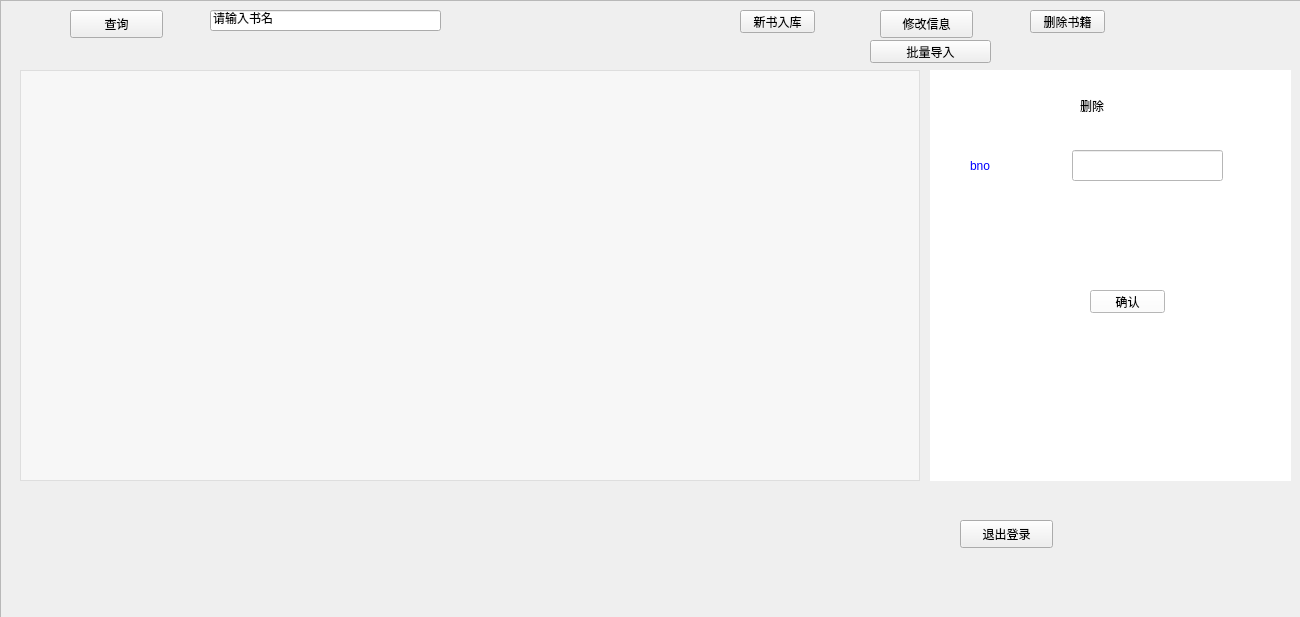
<?xml version="1.0" encoding="UTF-8"?>
<ui version="4.0">
 <class>mainPage</class>
 <widget class="QWidget" name="mainPage">
  <property name="geometry">
   <rect>
    <x>0</x>
    <y>0</y>
    <width>1300</width>
    <height>617</height>
   </rect>
  </property>
  <property name="windowTitle">
   <string>Form</string>
  </property>
  <property name="styleSheet">
   <string notr="true"/>
  </property>
  <widget class="QFrame" name="frame">
   <property name="geometry">
    <rect>
     <x>0</x>
     <y>0</y>
     <width>1800</width>
     <height>641</height>
    </rect>
   </property>
   <property name="styleSheet">
    <string notr="true">#frame{

background-image: url(:/background4.jpg);}</string>
   </property>
   <property name="frameShape">
    <enum>QFrame::StyledPanel</enum>
   </property>
   <property name="frameShadow">
    <enum>QFrame::Raised</enum>
   </property>
   <widget class="QPushButton" name="pushButton">
    <property name="geometry">
     <rect>
      <x>740</x>
      <y>10</y>
      <width>75</width>
      <height>23</height>
     </rect>
    </property>
    <property name="text">
     <string>新书入库</string>
    </property>
   </widget>
   <widget class="QPushButton" name="pushButton_2">
    <property name="geometry">
     <rect>
      <x>1030</x>
      <y>10</y>
      <width>75</width>
      <height>23</height>
     </rect>
    </property>
    <property name="text">
     <string>删除书籍</string>
    </property>
   </widget>
   <widget class="QPushButton" name="pushButton_5">
    <property name="geometry">
     <rect>
      <x>70</x>
      <y>10</y>
      <width>93</width>
      <height>28</height>
     </rect>
    </property>
    <property name="text">
     <string>查询</string>
    </property>
   </widget>
   <widget class="QLineEdit" name="searchbox">
    <property name="geometry">
     <rect>
      <x>210</x>
      <y>10</y>
      <width>231</width>
      <height>21</height>
     </rect>
    </property>
    <property name="text">
     <string>请输入书名</string>
    </property>
   </widget>
   <widget class="QPushButton" name="pushButton_7">
    <property name="geometry">
     <rect>
      <x>880</x>
      <y>10</y>
      <width>93</width>
      <height>28</height>
     </rect>
    </property>
    <property name="text">
     <string>修改信息</string>
    </property>
   </widget>
   <widget class="QStackedWidget" name="controlPage">
    <property name="geometry">
     <rect>
      <x>930</x>
      <y>70</y>
      <width>361</width>
      <height>411</height>
     </rect>
    </property>
    <property name="styleSheet">
     <string notr="true">background-color: rgb(255, 255, 255);</string>
    </property>
    <property name="currentIndex">
     <number>0</number>
    </property>
    <widget class="QWidget" name="page">
     <widget class="QLabel" name="label">
      <property name="geometry">
       <rect>
        <x>150</x>
        <y>20</y>
        <width>81</width>
        <height>31</height>
       </rect>
      </property>
      <property name="styleSheet">
       <string notr="true">color: rgb(0, 0, 0);
font: 75 20pt &quot;Agency FB&quot;;</string>
      </property>
      <property name="text">
       <string>删除</string>
      </property>
     </widget>
     <widget class="QLabel" name="label_8">
      <property name="geometry">
       <rect>
        <x>40</x>
        <y>80</y>
        <width>71</width>
        <height>31</height>
       </rect>
      </property>
      <property name="styleSheet">
       <string notr="true">font: 12pt rgb(255, 0, 0)&quot;Agency FB&quot;;
color: rgb(0, 0, 255);</string>
      </property>
      <property name="text">
       <string>bno</string>
      </property>
     </widget>
     <widget class="QLineEdit" name="delename">
      <property name="geometry">
       <rect>
        <x>142</x>
        <y>80</y>
        <width>151</width>
        <height>31</height>
       </rect>
      </property>
      <property name="placeholderText">
       <string/>
      </property>
     </widget>
     <widget class="QPushButton" name="pushButton_4">
      <property name="geometry">
       <rect>
        <x>160</x>
        <y>220</y>
        <width>75</width>
        <height>23</height>
       </rect>
      </property>
      <property name="styleSheet">
       <string notr="true">color: rgb(0, 0,0);</string>
      </property>
      <property name="text">
       <string>确认</string>
      </property>
     </widget>
    </widget>
    <widget class="QWidget" name="page_2">
     <widget class="QLineEdit" name="bnoBox">
      <property name="geometry">
       <rect>
        <x>170</x>
        <y>60</y>
        <width>131</width>
        <height>20</height>
       </rect>
      </property>
      <property name="placeholderText">
       <string/>
      </property>
     </widget>
     <widget class="QLabel" name="label_2">
      <property name="geometry">
       <rect>
        <x>170</x>
        <y>20</y>
        <width>121</width>
        <height>20</height>
       </rect>
      </property>
      <property name="styleSheet">
       <string notr="true">color: rgb(0, 0, 0);</string>
      </property>
      <property name="text">
       <string>入库新书</string>
      </property>
     </widget>
     <widget class="QLabel" name="label_3">
      <property name="geometry">
       <rect>
        <x>80</x>
        <y>60</y>
        <width>71</width>
        <height>16</height>
       </rect>
      </property>
      <property name="styleSheet">
       <string notr="true">color: rgb(0, 0, 255);</string>
      </property>
      <property name="text">
       <string>bno（必填</string>
      </property>
     </widget>
     <widget class="QLabel" name="label_4">
      <property name="geometry">
       <rect>
        <x>80</x>
        <y>140</y>
        <width>61</width>
        <height>16</height>
       </rect>
      </property>
      <property name="styleSheet">
       <string notr="true">color: rgb(0, 0, 255);</string>
      </property>
      <property name="text">
       <string>作者</string>
      </property>
     </widget>
     <widget class="QLabel" name="label_5">
      <property name="geometry">
       <rect>
        <x>80</x>
        <y>180</y>
        <width>61</width>
        <height>16</height>
       </rect>
      </property>
      <property name="styleSheet">
       <string notr="true">color: rgb(0, 0, 255);</string>
      </property>
      <property name="text">
       <string>价格</string>
      </property>
     </widget>
     <widget class="QLabel" name="label_6">
      <property name="geometry">
       <rect>
        <x>70</x>
        <y>300</y>
        <width>81</width>
        <height>20</height>
       </rect>
      </property>
      <property name="styleSheet">
       <string notr="true">color: rgb(0, 0, 255);</string>
      </property>
      <property name="text">
       <string>种类</string>
      </property>
     </widget>
     <widget class="QLineEdit" name="titlebox">
      <property name="geometry">
       <rect>
        <x>170</x>
        <y>100</y>
        <width>131</width>
        <height>20</height>
       </rect>
      </property>
      <property name="placeholderText">
       <string/>
      </property>
     </widget>
     <widget class="QLineEdit" name="authorbox">
      <property name="geometry">
       <rect>
        <x>170</x>
        <y>140</y>
        <width>131</width>
        <height>20</height>
       </rect>
      </property>
      <property name="placeholderText">
       <string/>
      </property>
     </widget>
     <widget class="QPushButton" name="pushButton_3">
      <property name="geometry">
       <rect>
        <x>290</x>
        <y>370</y>
        <width>75</width>
        <height>23</height>
       </rect>
      </property>
      <property name="styleSheet">
       <string notr="true">color: rgb(0, 0,0);</string>
      </property>
      <property name="text">
       <string>确认</string>
      </property>
     </widget>
     <widget class="QLabel" name="label_12">
      <property name="geometry">
       <rect>
        <x>80</x>
        <y>100</y>
        <width>61</width>
        <height>16</height>
       </rect>
      </property>
      <property name="styleSheet">
       <string notr="true">color: rgb(0, 0, 255);</string>
      </property>
      <property name="text">
       <string>书名</string>
      </property>
     </widget>
     <widget class="QLineEdit" name="totalbox">
      <property name="geometry">
       <rect>
        <x>170</x>
        <y>220</y>
        <width>131</width>
        <height>20</height>
       </rect>
      </property>
      <property name="inputMask">
       <string/>
      </property>
      <property name="text">
       <string/>
      </property>
      <property name="placeholderText">
       <string/>
      </property>
     </widget>
     <widget class="QLabel" name="label_13">
      <property name="geometry">
       <rect>
        <x>70</x>
        <y>220</y>
        <width>101</width>
        <height>21</height>
       </rect>
      </property>
      <property name="styleSheet">
       <string notr="true">color: rgb(0, 0, 255);</string>
      </property>
      <property name="text">
       <string>总藏书</string>
      </property>
     </widget>
     <widget class="QLabel" name="label_14">
      <property name="geometry">
       <rect>
        <x>80</x>
        <y>260</y>
        <width>81</width>
        <height>20</height>
       </rect>
      </property>
      <property name="styleSheet">
       <string notr="true">color: rgb(0, 0, 255);</string>
      </property>
      <property name="text">
       <string>本馆剩余</string>
      </property>
     </widget>
     <widget class="QLineEdit" name="stockbox">
      <property name="geometry">
       <rect>
        <x>170</x>
        <y>260</y>
        <width>131</width>
        <height>20</height>
       </rect>
      </property>
      <property name="placeholderText">
       <string/>
      </property>
     </widget>
     <widget class="QLineEdit" name="categorybox">
      <property name="geometry">
       <rect>
        <x>170</x>
        <y>300</y>
        <width>131</width>
        <height>20</height>
       </rect>
      </property>
      <property name="inputMask">
       <string/>
      </property>
      <property name="text">
       <string/>
      </property>
      <property name="placeholderText">
       <string/>
      </property>
     </widget>
     <widget class="QLineEdit" name="pricebox">
      <property name="geometry">
       <rect>
        <x>170</x>
        <y>180</y>
        <width>131</width>
        <height>20</height>
       </rect>
      </property>
      <property name="placeholderText">
       <string/>
      </property>
     </widget>
     <widget class="QLabel" name="label_17">
      <property name="geometry">
       <rect>
        <x>70</x>
        <y>340</y>
        <width>72</width>
        <height>15</height>
       </rect>
      </property>
      <property name="styleSheet">
       <string notr="true">color: rgb(0, 0, 255);</string>
      </property>
      <property name="text">
       <string>出版社</string>
      </property>
     </widget>
     <widget class="QLineEdit" name="pressbox">
      <property name="geometry">
       <rect>
        <x>170</x>
        <y>340</y>
        <width>131</width>
        <height>20</height>
       </rect>
      </property>
      <property name="inputMask">
       <string/>
      </property>
      <property name="text">
       <string/>
      </property>
      <property name="placeholderText">
       <string/>
      </property>
     </widget>
    </widget>
    <widget class="QWidget" name="page_3">
     <widget class="QLabel" name="label_10">
      <property name="geometry">
       <rect>
        <x>151</x>
        <y>10</y>
        <width>81</width>
        <height>31</height>
       </rect>
      </property>
      <property name="styleSheet">
       <string notr="true">color: rgb(0, 0, 0);</string>
      </property>
      <property name="text">
       <string>修改</string>
      </property>
     </widget>
     <widget class="QPushButton" name="update">
      <property name="geometry">
       <rect>
        <x>240</x>
        <y>370</y>
        <width>93</width>
        <height>28</height>
       </rect>
      </property>
      <property name="styleSheet">
       <string notr="true">color: rgb(0, 0, 0);</string>
      </property>
      <property name="text">
       <string>确定</string>
      </property>
     </widget>
     <widget class="QLabel" name="label_15">
      <property name="geometry">
       <rect>
        <x>50</x>
        <y>90</y>
        <width>61</width>
        <height>16</height>
       </rect>
      </property>
      <property name="styleSheet">
       <string notr="true">color: rgb(0, 0, 255);</string>
      </property>
      <property name="text">
       <string>书名</string>
      </property>
     </widget>
     <widget class="QLabel" name="label_16">
      <property name="geometry">
       <rect>
        <x>50</x>
        <y>250</y>
        <width>81</width>
        <height>20</height>
       </rect>
      </property>
      <property name="styleSheet">
       <string notr="true">color: rgb(0, 0, 255);</string>
      </property>
      <property name="text">
       <string>本馆剩余</string>
      </property>
     </widget>
     <widget class="QLabel" name="label_11">
      <property name="geometry">
       <rect>
        <x>40</x>
        <y>290</y>
        <width>81</width>
        <height>20</height>
       </rect>
      </property>
      <property name="styleSheet">
       <string notr="true">color: rgb(0, 0, 255);</string>
      </property>
      <property name="text">
       <string>种类</string>
      </property>
     </widget>
     <widget class="QLabel" name="label_18">
      <property name="geometry">
       <rect>
        <x>40</x>
        <y>330</y>
        <width>72</width>
        <height>15</height>
       </rect>
      </property>
      <property name="styleSheet">
       <string notr="true">color: rgb(0, 0, 255);</string>
      </property>
      <property name="text">
       <string>出版社</string>
      </property>
     </widget>
     <widget class="QLineEdit" name="categorybox_2">
      <property name="geometry">
       <rect>
        <x>140</x>
        <y>290</y>
        <width>131</width>
        <height>20</height>
       </rect>
      </property>
      <property name="inputMask">
       <string/>
      </property>
      <property name="text">
       <string/>
      </property>
      <property name="placeholderText">
       <string/>
      </property>
     </widget>
     <widget class="QLabel" name="label_19">
      <property name="geometry">
       <rect>
        <x>50</x>
        <y>130</y>
        <width>61</width>
        <height>16</height>
       </rect>
      </property>
      <property name="styleSheet">
       <string notr="true">color: rgb(0, 0, 255);</string>
      </property>
      <property name="text">
       <string>作者</string>
      </property>
     </widget>
     <widget class="QLineEdit" name="pricebox_2">
      <property name="geometry">
       <rect>
        <x>140</x>
        <y>170</y>
        <width>131</width>
        <height>20</height>
       </rect>
      </property>
      <property name="placeholderText">
       <string/>
      </property>
     </widget>
     <widget class="QLineEdit" name="stockbox_2">
      <property name="geometry">
       <rect>
        <x>140</x>
        <y>250</y>
        <width>131</width>
        <height>20</height>
       </rect>
      </property>
      <property name="placeholderText">
       <string/>
      </property>
     </widget>
     <widget class="QLineEdit" name="pressbox_2">
      <property name="geometry">
       <rect>
        <x>140</x>
        <y>330</y>
        <width>131</width>
        <height>20</height>
       </rect>
      </property>
      <property name="inputMask">
       <string/>
      </property>
      <property name="text">
       <string/>
      </property>
      <property name="placeholderText">
       <string/>
      </property>
     </widget>
     <widget class="QLabel" name="label_20">
      <property name="geometry">
       <rect>
        <x>50</x>
        <y>50</y>
        <width>71</width>
        <height>16</height>
       </rect>
      </property>
      <property name="styleSheet">
       <string notr="true">color: rgb(0, 0, 255);</string>
      </property>
      <property name="text">
       <string>bno（必填</string>
      </property>
     </widget>
     <widget class="QLabel" name="label_21">
      <property name="geometry">
       <rect>
        <x>50</x>
        <y>170</y>
        <width>61</width>
        <height>16</height>
       </rect>
      </property>
      <property name="styleSheet">
       <string notr="true">color: rgb(0, 0, 255);</string>
      </property>
      <property name="text">
       <string>价格</string>
      </property>
     </widget>
     <widget class="QLineEdit" name="bnoBox_2">
      <property name="geometry">
       <rect>
        <x>140</x>
        <y>50</y>
        <width>131</width>
        <height>20</height>
       </rect>
      </property>
      <property name="placeholderText">
       <string/>
      </property>
     </widget>
     <widget class="QLineEdit" name="titlebox_2">
      <property name="geometry">
       <rect>
        <x>140</x>
        <y>90</y>
        <width>131</width>
        <height>20</height>
       </rect>
      </property>
      <property name="placeholderText">
       <string/>
      </property>
     </widget>
     <widget class="QLineEdit" name="totalbox_2">
      <property name="geometry">
       <rect>
        <x>140</x>
        <y>210</y>
        <width>131</width>
        <height>20</height>
       </rect>
      </property>
      <property name="inputMask">
       <string/>
      </property>
      <property name="text">
       <string/>
      </property>
      <property name="placeholderText">
       <string/>
      </property>
     </widget>
     <widget class="QLineEdit" name="authorbox_2">
      <property name="geometry">
       <rect>
        <x>140</x>
        <y>130</y>
        <width>131</width>
        <height>20</height>
       </rect>
      </property>
      <property name="placeholderText">
       <string/>
      </property>
     </widget>
     <widget class="QLabel" name="label_22">
      <property name="geometry">
       <rect>
        <x>40</x>
        <y>210</y>
        <width>101</width>
        <height>21</height>
       </rect>
      </property>
      <property name="styleSheet">
       <string notr="true">color: rgb(0, 0, 255);</string>
      </property>
      <property name="text">
       <string>总藏书</string>
      </property>
     </widget>
    </widget>
   </widget>
   <widget class="QTableView" name="bookTable">
    <property name="geometry">
     <rect>
      <x>20</x>
      <y>70</y>
      <width>900</width>
      <height>411</height>
     </rect>
    </property>
    <property name="styleSheet">
     <string notr="true">background:rgb(255, 255, 255,0.5)</string>
    </property>
   </widget>
   <widget class="QPushButton" name="pushButton_8">
    <property name="geometry">
     <rect>
      <x>960</x>
      <y>520</y>
      <width>93</width>
      <height>28</height>
     </rect>
    </property>
    <property name="text">
     <string>退出登录</string>
    </property>
   </widget>
   <widget class="QPushButton" name="excelbtn">
    <property name="geometry">
     <rect>
      <x>870</x>
      <y>40</y>
      <width>121</width>
      <height>23</height>
     </rect>
    </property>
    <property name="text">
     <string>批量导入</string>
    </property>
   </widget>
  </widget>
 </widget>
 <resources/>
 <connections/>
</ui>
